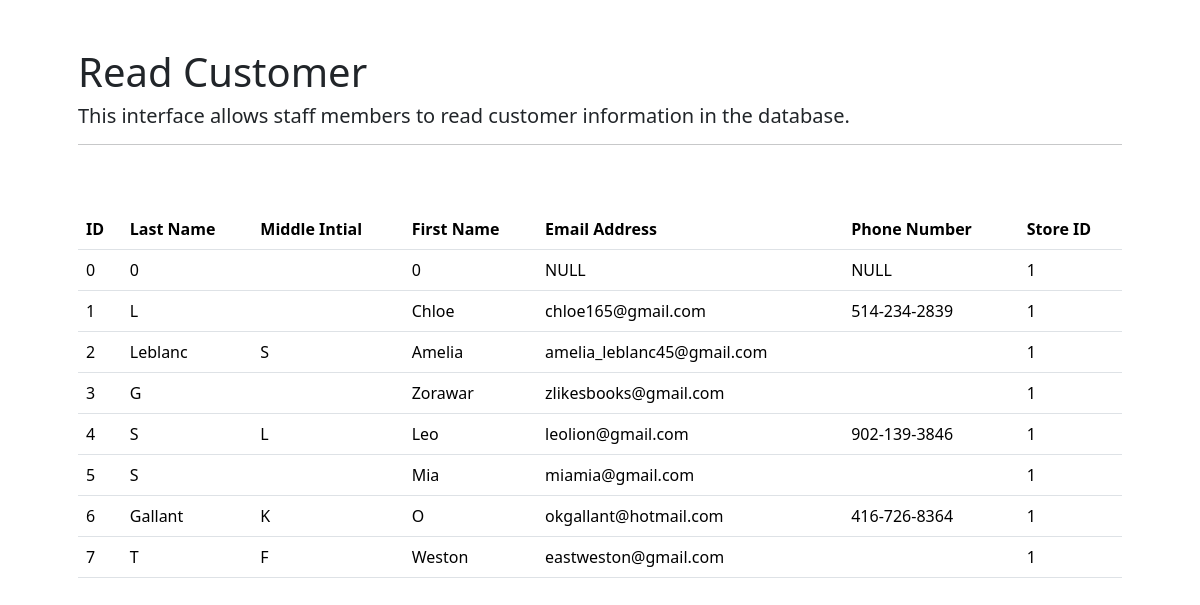
/final_project/read/read_customer.php, run on the app's committed database.
### tables this page shows
CREATE TABLE customer (
  customer_id INT NOT NULL,
  customer_lname VARCHAR(40) NOT NULL,
  customer_initial VARCHAR(5),
  customer_fname VARCHAR(40) NOT NULL,
  customer_email VARCHAR(40),
  customer_phone VARCHAR(20),
  fk_store_id INT,
  PRIMARY KEY (customer_id),
  FOREIGN KEY (fk_store_id)
      REFERENCES store(store_id)
);

### final_project/read/read_customer.php (the view, shortened to what this page needs)
<?php
require_once '../connect.php';
$q1 = "SELECT * FROM customer";
$stmt = $conn->prepare($q1);
$stmt->execute($i);
?>
<!DOCTYPE HTML>
<html>
    <head>
         <link href="https://cdn.jsdelivr.net/npm/bootstrap@5.3.8/dist/css/bootstrap.min.css" rel="stylesheet">
    </head>
    <body>
    <div class="container p-5">
        <h1>Read Customer</h1>
        <h5>This interface allows staff members to read customer information in the database.</h5>
        <hr/>
        <br><br>
        <table class="table">
                <thead>
                    <tr>
                    <th>ID</th>
                    <th>Last Name</th>
                    <th>Middle Intial</th>
                    <th>First Name</th>
                    <th>Email Address</th>
                    <th>Phone Number</th>
                    <th>Store ID</th>
                    </tr>
                </thead>
                <tbody>
                <?php
                    while($customer = $stmt->fetch(PDO::FETCH_ASSOC)) { ?>
                    <tr>
                        <td><?php echo $customer["customer_id"];?></td>
                        <td><?php echo $customer["customer_lname"];?></td>
                        <td><?php echo $customer["customer_initial"];?></td>
                        <td><?php echo $customer["customer_fname"];?></td>
                        <td><?php echo $customer["customer_email"];?></td>
                        <td><?php echo $customer["customer_phone"];?></td>
                        <td><?php echo $customer["fk_store_id"];?></td>
                    </tr>
                <?php
                    } ?>
                </tbody>
                </table>
    </div>
    </body>
</html>

### data on the page
customer: customer_id "0", customer_lname "0", customer_fname "0", customer_email "NULL", customer_phone "NULL", fk_store "1"
customer: customer_id "1", customer_lname "L", customer_fname "Chloe", customer_email "chloe165@gmail.com", customer_phone "514-234-2839", fk_store "1"
customer: customer_id "2", customer_lname "Leblanc", customer_initial "S", customer_fname "Amelia", customer_email "amelia_leblanc45@gmail.com", fk_store "1"
customer: customer_id "3", customer_lname "G", customer_fname "Zorawar", customer_email "zlikesbooks@gmail.com", fk_store "1"
customer: customer_id "4", customer_lname "S", customer_initial "L", customer_fname "Leo", customer_email "leolion@gmail.com", customer_phone "902-139-3846", fk_store "1"
customer: customer_id "5", customer_lname "S", customer_fname "Mia", customer_email "miamia@gmail.com", fk_store "1"
customer: customer_id "6", customer_lname "Gallant", customer_initial "K", customer_fname "O", customer_email "okgallant@hotmail.com", customer_phone "416-726-8364", fk_store "1"
customer: customer_id "7", customer_lname "T", customer_initial "F", customer_fname "Weston", customer_email "eastweston@gmail.com", fk_store "1"
